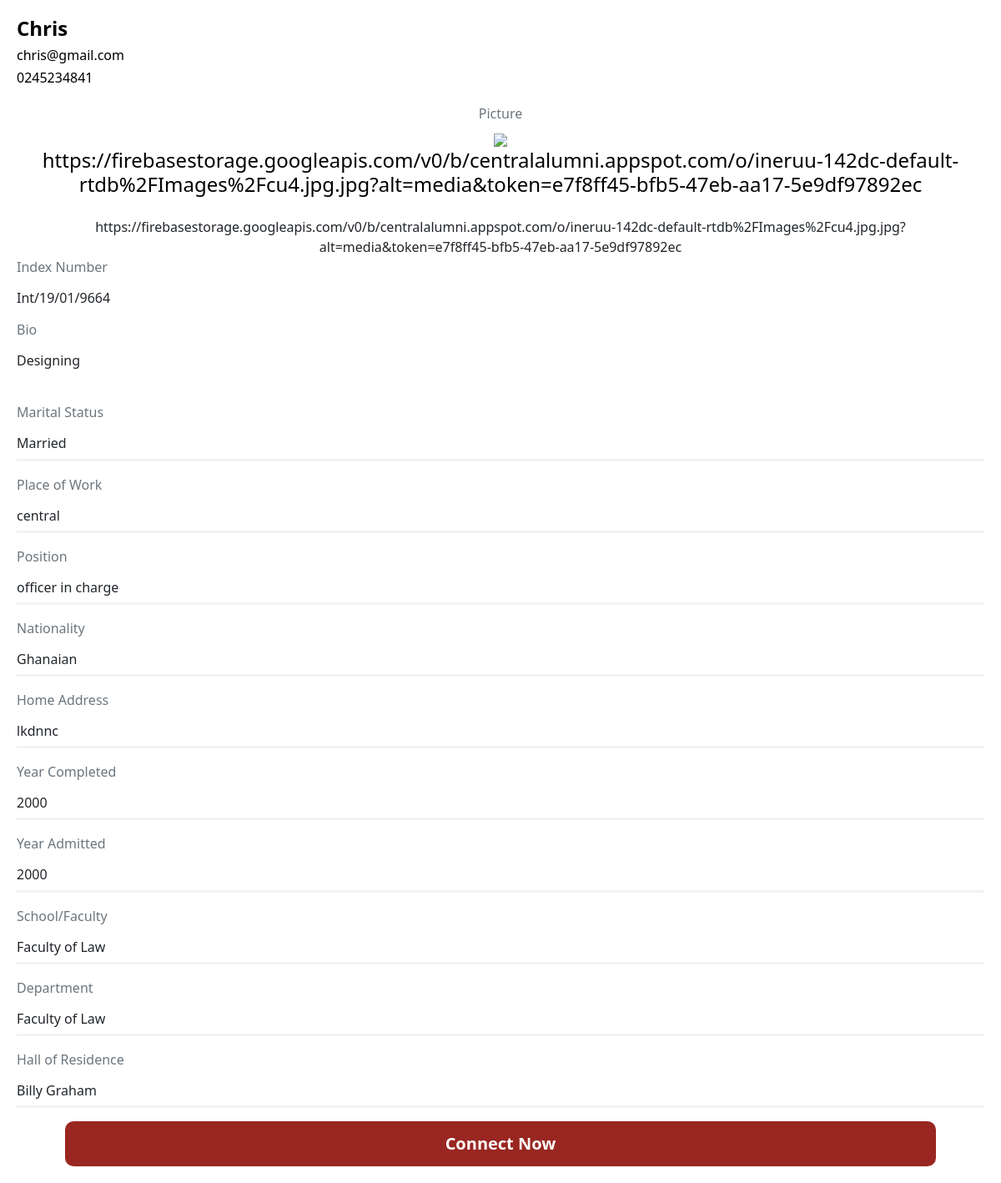
The page /userdisplay/1 (signed in) on the database its author committed.
### app.py (models this page shows, shortened)
class User(db.Model,UserMixin):
    id= db.Column(db.Integer, primary_key=True)
    fullname= db.Column(db.String()  )
    indexnumber= db.Column(db.Integer())
    gender= db.Column(db.String()    )
    school= db.Column(db.String()    )
    department= db.Column(db.String()    )
    program= db.Column(db.String()   )
    completed= db.Column(db.Integer()     )
    admitted= db.Column(db.Integer()  )
    email= db.Column(db.String()     )
    telephone= db.Column(db.String()     )
    hall= db.Column(db.String()  )
    nationality= db.Column(db.String()   )
    address= db.Column(db.String()   )
    work= db.Column(db.String()  )
    guardian= db.Column(db.String()  )
    kin= db.Column(db.String()   )
    relationship= db.Column(db.String()  )
    marital= db.Column(db.String()   )
    health= db.Column(db.String()    )
    extra= db.Column(db.String()     )
    image_file = db.Column(db.String(20))

### app.py (the view)
@app.route('/userdisplay/<int:userid>', methods=['GET', 'POST'])
@login_required
def userdisplay(userid):
    profile=User.query.get_or_404(userid)
    print(current_user)
    return render_template("userdisplay.html",current_user=current_user, profile=profile, title="list")

### app.py (called while the page is built)
@login_manager.user_loader
def load_user(user_id):
    return Person.query.get(int(user_id))

@app.context_processor
def base():
    form=Search()
    return dict(form=form)

    def __repr__(self):
        return f"Person('{self.id}', {self.name}', {self.yearCompleted})"

### templates/userdisplay.html (shortened to what this page needs)
<!doctype html>
<html lang="en">
  <head>
    <link rel="stylesheet" type="text/css" href="{{ url_for('static', filename='css/newstyle.css')}}">
    <link href="https://unpkg.com/aos@2.3.1/dist/aos.css" rel="stylesheet">
    <link href='https://unpkg.com/boxicons@2.1.2/css/boxicons.min.css' rel='stylesheet'>
    <link href="https://cdn.jsdelivr.net/npm/bootstrap@5.2.1/dist/css/bootstrap.min.css" rel="stylesheet">
  </head>
  <body>
    <div container style="align-items: left;">
      <div style="background: #fff; border-radius: 5px; padding: 20px;">
        <div class="top">
          <h4><b> {{profile.fullname}}</b></h4>
        </div>
        <div class="down" style=" display: flex; grid-gap: 2px; justify-content: space-between; ">
          <h6 style="color: black;"> {{profile.email}}</h6>
        </div>
        <div class="down" style=" display: flex; grid-gap: 2px; justify-content: space-between;  ">
          <h6 style="color: black;"> {{profile.telephone}}</h6>
        </div>
        <div class="info" style="margin-top: 2vh; text-align: center;">
          <div>
             <div class="info-more">
      <div class="row">
          <div class="col">
            <h6 class="text-muted">Picture </h6>
            <img style="width: 100%; margin-bottom: 10px; margin: auto;" src="{{profile.image_file}}">
            <h4 style="color: black; margin-bottom: 0;">{{profile.image_file}}</h4>
          </div>
      </div>
    </div>
            {% if profile.image_file %}
            {{profile.image_file}}
            {% else %}
            <img src="static/img/memoji.png" alt="" style="width: 50%; background: #992621; border-radius: 50%;" >
            {% endif %}
            <p style="text-align: left;" class="text-muted">Index Number</p>
            <h6 style="text-align: left;"> {{profile.indexnumber}}</h6>
          </div>
          <div class="info-details" style=" margin-top: 2vh;">
            <p style="text-align: left;">
              <p style="text-align: left;" class="text-muted">Bio</p>
              <h6 style="text-align: left;"> {{profile.extra}}</h6>
                     </p>
          </div>
          <br>
            <div class="user-profile-text" style="border-bottom: 3px solid #f2f2f2;">
                <div>
                  <p style="text-align: left;" class="text-muted">Marital Status</p>
                  <h6 style="text-align: left;"> {{profile.marital}}</h6>
                </div>
            </div>
            <div class="user-profile-text" style="border-bottom: 3px solid #f2f2f2;">
              <div>
                <p style="text-align: left;" class="text-muted">Place of Work</p>
                <h6 style="text-align: left;"> {{profile.work}}</h6>
              </div>
          </div>
          <div class="user-profile-text" style="border-bottom: 3px solid #f2f2f2;">
            <div>
              <p style="text-align: left;" class="text-muted">Position</p>
              <h6 style="text-align: left;"> {{profile.guardian}}</h6>
            </div>
        </div>
        <div class="user-profile-text" style="border-bottom: 3px solid #f2f2f2;">
          <div>
            <p style="text-align: left;" class="text-muted">Nationality</p>
            <h6 style="text-align: left;"> {{profile.nationality}}</h6>
          </div>
      </div>
  <div class="user-profile-text" style="border-bottom: 3px solid #f2f2f2;">
    <div>
      <p style="text-align: left;" class="text-muted">Home Address</p>
      <h6 style="text-align: left;"> {{profile.address}}</h6>
    </div>
</div>
<div class="user-profile-text" style="border-bottom: 3px solid #f2f2f2;">
  <div>
    <p style="text-align: left;" class="text-muted">Year Completed</p>
    <h6 style="text-align: left;"> {{profile.completed}}</h6>
  </div>
</div>
<div class="user-profile-text" style="border-bottom: 3px solid #f2f2f2;">
  <div>
    <p style="text-align: left;" class="text-muted">Year Admitted</p>
    <h6 style="text-align: left;"> {{profile.admitted}}</h6>
  </div>
</div>
<div class="user-profile-text" style="border-bottom: 3px solid #f2f2f2;">
  <div>
    <p style="text-align: left;" class="text-muted">School/Faculty</p>
    <h6 style="text-align: left;"> {{profile.school}}</h6>
  </div>
</div>
<div class="user-profile-text" style="border-bottom: 3px solid #f2f2f2;">
  <div>
    <p style="text-align: left;" class="text-muted">Department</p>
    <h6 style="text-align: left;"> {{profile.department}}</h6>
  </div>
</div>
<div class="user-profile-text" style="border-bottom: 3px solid #f2f2f2;">
  <div>
    <p style="text-align: left;" class="text-muted">Hall of Residence</p>
    <h6 style="text-align: left;"> {{profile.hall}}</h6>
  </div>
</div>
          <div class="position-sticky">
            <button type="button" class="btn btn-lg" data-toggle="modal" data-target=".bd-example-modal-sm" style="width: 90%; background: #992621; color: #fff; padding: 12px 20px; font-weight: 300; border: none; border-radius: 10px; font-weight: bold;">Connect Now</button>
          </div>
      </div>
    </div>
    </div>
</body>
</html>

### static/css/newstyle.css (style rules this page uses)
body { background: #f2f2f2; }
h4 { color: black; }
.info-more { margin-bottom: 3vh; }
.user-profile-text { margin-bottom: 2vh; }

### rows shown on the page
User: fullname "Chris", email "chris@gmail.com", telephone "0245234841", image_file "https://firebasestorage.googleapis.com/v0/b/centralalumni.appspot.com/o/ineruu-142dc-default-rtdb%2FImages%2Fcu4.jpg.jpg?alt=media&token=e7f8ff45-bfb5-47eb-aa17-5e9df97892ec", indexnumber "Int/19/01/9664", extra "Designing", marital "Married", work "central", guardian "officer in charge", nationality "Ghanaian", address "lkdnnc", completed "2000", admitted "2000", school "Faculty of Law", department "Faculty of Law", hall "Billy Graham"
